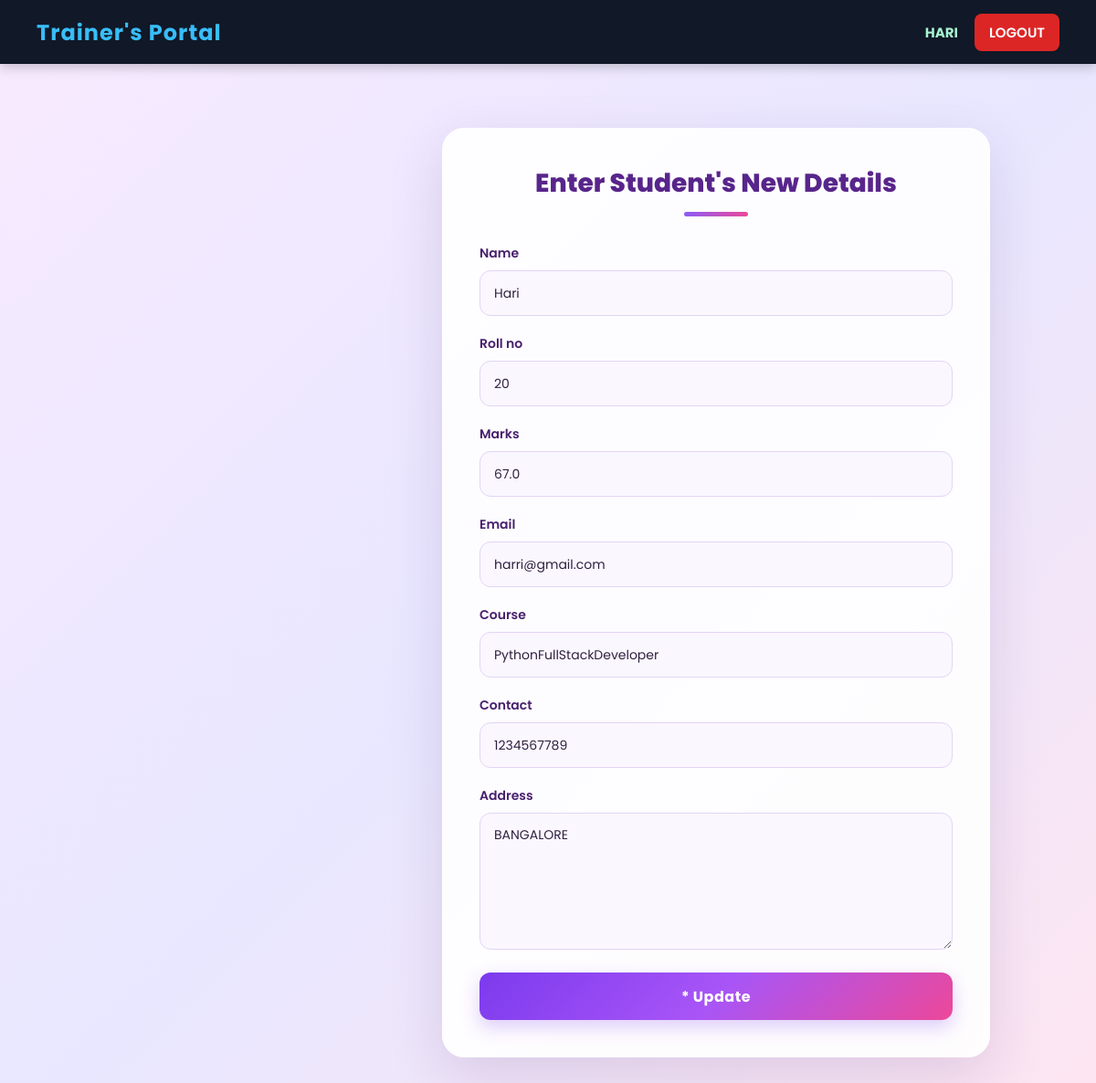
Page /updatestudent/8/ (signed in) on the committed database.
### student/models.py (models this page shows, shortened)
class Student(models.Model):
  name=models.CharField(max_length=100)
  roll_no=models.IntegerField(unique=True)
  marks=models.FloatField()
  email=models.EmailField(unique=True)
  course=models.CharField(max_length=100)
  contact=models.CharField(max_length=10)
  address=models.TextField(null=True)
  trainer=models.ForeignKey(User,on_delete=models.CASCADE,null=True)

### student/views.py (the view)
# urls.py: path("updatestudent/<int:student_id>/",views.update_view,name='update'),
@login_required(login_url='signin')
def update_view(request,student_id):
  context={}
  try:
   student=Student.objects.get(id=student_id, trainer=request.user)
   context['student']=student
  except Student.DoesNotExist:
    context['id']=student_id
    return render(request,'error.html', context)
  if request.method=='POST':
      form= StudentCreateForm(data=request.POST,instance=student)
      if form.is_valid():
        form.save()
        return redirect('display')
  else:
    existing_data={
      'name':student.name,
      'roll_no':student.roll_no,
      'marks':student.marks,
      'email':student.email,
      'course':student.course,
      'contact':student.contact,
      'address':student.address
    }
    form=StudentCreateForm(initial=existing_data)
  context={
     'form':form,
      'operation':'* Update'
  }
  return render(request,'update.html', context)

### student/forms.py (shortened to what this page needs)
class StudentCreateForm(forms.ModelForm):
  class Meta:
     model=Student
     fields=['name','roll_no','marks','email','course','contact','address']
     widgets={
        'name':forms.TextInput(
    attrs={
      'placeholder':'Enter Student Name'
    }
  ),
  'roll_no':forms.NumberInput(
    attrs={
      'placeholder':'Enter Student roll_no'
    }
  ),
  'marks':forms.NumberInput(
    attrs={
      'placeholder':'Enter Student Marks'
    }
  ),
  'email':forms.EmailInput(
    attrs={
      'placeholder':'Enter Student Email'
    }
  ),
  'course':forms.TextInput(
    attrs={
      'placeholder':'Enter Student Course'
    }
  ),
  'contact':forms.TextInput(
    attrs={
      'placeholder':'Enter Student Contact'
    }
  ),
  'address':forms.Textarea(
    attrs={
      'placeholder':'Enter Student Adddress',
      'rows':10,
      'cols':50
    }
  )
     }

### student/templates/update.html (shortened to what this page needs)
{% extends 'base.html' %}
{% load static %}
{% block css %}
<link rel="stylesheet" href="{% static 'css/update.css' %}">
{% endblock css %}
{% block content %}
<div class="main">
  <h1 class="heading">Enter Student's New Details</h1>
  {% include 'partials/forms.html' %}
</div>
{% endblock content %}

### trainer_portal_project/templates/partials/navbar.html (shortened to what this page needs)
<nav>
  <div class="left">
    <a href="{% url 'display' %}">Trainer's Portal</a>
  </div>
  <div class="right">
    {% if request.user.is_authenticated %}
    <div><p>{{ request.user.username.upper}}</p></div>
    <div class="btn">
      <a href="{% url 'signout' %}">LOGOUT</a>
    </div>
    {% endif %}
  </div>
</nav>

### trainer_portal_project/templates/partials/forms.html (shortened to what this page needs)
<form action="" method="POST">
  {% for field in form %}
  <div class="fields">
    <label for="">{{field.label}}</label>
    {{field}}
  </div>
  {% endfor %}
  <button type="submit">{{ operation }}</button>
</form>

### trainer_portal_project/static/css/navbar.css (style rules this page uses)
nav { position: fixed; top: 0; left: 0; width: 100%; height: 70px; background: #111827; display: flex; justify-content: space-between; align-items: center; padding: 0 40px; box-sizing: border-box; z-index: 1000; box-shadow: 0 4px 12px rgba(0, 0, 0, 0.2); }
nav .left a { color: #38bdf8; font-size: 24px; font-weight: bold; text-decoration: none; letter-spacing: 1px; white-space: nowrap; }
nav .right { display: flex; align-items: center; gap: 18px; }
nav .right a { color: #ffffff; text-decoration: none; font-size: 15px; font-weight: 600; padding: 10px 16px; border-radius: 8px; transition: background 0.3s ease, color 0.3s ease; }
nav .right p { color: #a7f3d0; font-size: 15px; font-weight: bold; margin: 0; text-transform: uppercase; }
nav .right .btn a { background: #dc2626; color: #ffffff; }
body { margin: 0; padding-top: 70px; }

### student/static/css/update.css (style rules this page uses)
* { margin: 0; padding: 0; box-sizing: border-box; }
body { font-family: 'Poppins', sans-serif; min-height: 100vh; padding: 40px 20px; background: linear-gradient( 135deg, #f8eaff 0%, #e8e7ff 50%, #ffe5f0 100% ); }
.main { display: block; width: 100%; max-width: 600px; margin: 100px auto; padding: 40px; background: rgba(255, 255, 255, 0.92); border: 1px solid #ffffff; border-radius: 24px; box-shadow: 0 20px 60px rgba(79, 42, 120, 0.15); position: sticky; margin-left:40% }
.heading { display: block; width: 100%; text-align: center; color: #58258b; font-size: 28px; font-weight: 800; line-height: 1.4; margin-bottom: 30px; }
.heading::after { content: ""; display: block; width: 70px; height: 5px; margin: 12px auto 0; border-radius: 10px; background: linear-gradient(90deg, #8b5cf6, #ec4899); }
.main form { display: grid; grid-template-columns: minmax(0, 1fr); grid-auto-flow: row; gap: 0; width: 100%; max-width: 100%; margin: 0; padding: 0; }
.main form .fields { display: flex; flex-direction: column; align-items: stretch; justify-content: flex-start; width: 100%; min-width: 0; margin: 0 0 20px 0; padding: 0; float: none; clear: both; grid-column: 1 / -1; }
.main form .fields label { display: block; width: 100%; margin: 0 0 8px 0; color: #48206d; font-size: 14px; font-weight: 600; }
.main form .fields input { display: block; width: 100%; max-width: 100%; min-width: 0; height: 50px; padding: 12px 15px; margin: 0; border: 1.5px solid #e3d5f5; border-radius: 12px; outline: none; background: #faf7ff; color: #30213f; font-family: 'Poppins', sans-serif; font-size: 14px; box-shadow: none; transition: border-color 0.3s ease, background 0.3s ease, box-shadow 0.3s ease; }
.main form .fields input::placeholder { color: #a89ab8; opacity: 1; }
.main form .fields textarea { display: block; width: 100%; max-width: 100%; min-width: 0; min-height: 150px; height: 150px; padding: 12px 15px; margin: 0; border: 1.5px solid #e3d5f5; border-radius: 12px; outline: none; background: #faf7ff; color: #30213f; font-family: 'Poppins', sans-serif; font-size: 14px; line-height: 1.6; resize: vertical; overflow-y: auto; box-sizing: border-box; box-shadow: none; transition: border-color 0.3s ease, background 0.3s ease, box-shadow 0.3s ease; }
.main form .fields textarea::placeholder { color: #a89ab8; opacity: 1; }
.main form button[type="submit"] { display: block; grid-column: 1 / -1; width: 100%; min-width: 0; min-height: 52px; margin: 5px 0 0 0; padding: 12px 20px; border: none; border-radius: 12px; background: linear-gradient( 135deg, #7c3aed, #a855f7, #ec4899 ); color: #ffffff; font-family: 'Poppins', sans-serif; font-size: 16px; font-weight: 700; letter-spacing: 0.5px; cursor: pointer; box-shadow: 0 8px 20px rgba(124, 58, 237, 0.25); transition: transform 0.3s ease, box-shadow 0.3s ease; }

### rows in the picture
Student: form "Hari" "20" "67.0" "harri@gmail.com" "PythonFullStackDeveloper" "1234567789" "BANGALORE"

### other values in the picture
{{ request.user.username.upper }} "HARI"
{{ field.label }} "Name" "Roll no" "Marks" "Email" "Course" "Contact" "Address"
{{ operation }} "* Update"
